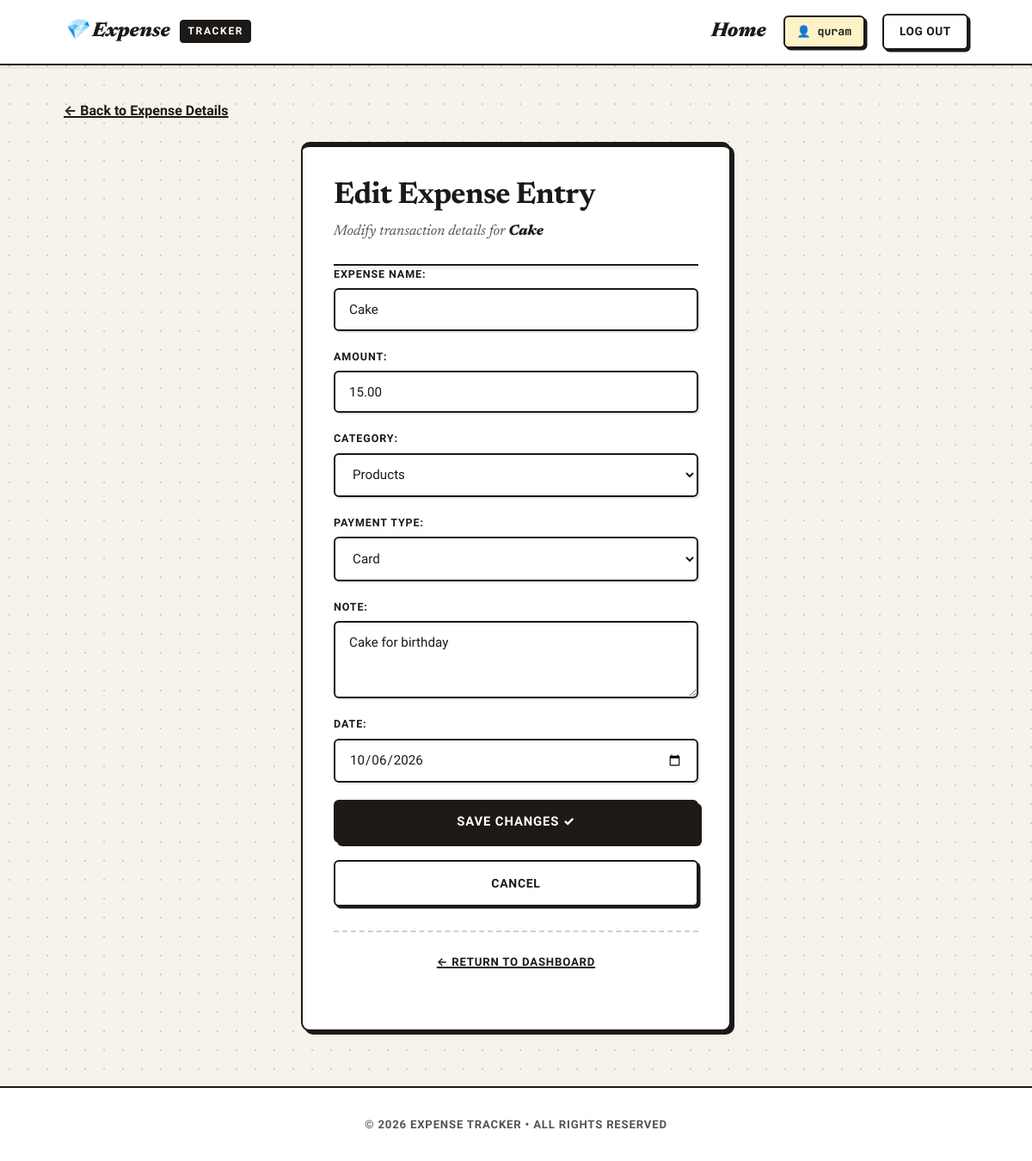
Page /expense/8/update/ (signed in) on the committed database.
### expense/models.py (models this page shows, shortened)
class Expense(models.Model):
    name = models.CharField(max_length=100)
    amount = models.DecimalField(max_digits=10, decimal_places=2)
    category = models.ForeignKey(Category, on_delete=models.CASCADE, related_name='expenses')
    payment_type = models.ForeignKey(PaymentType, on_delete=models.CASCADE, related_name='expenses')
    date = models.DateField()
    note = models.TextField(blank=True)
    created_at = models.DateTimeField(auto_now_add=True)
    updated_at = models.DateTimeField(auto_now=True)
    author = models.ForeignKey(User, on_delete=models.CASCADE, related_name='expenses')
    class Meta:
        verbose_name = 'Expense'
        verbose_name_plural = 'Expenses'
        ordering = ['-created_at']

class Category(models.Model):
    name = models.CharField(max_length=100, unique=True)
    slug = models.SlugField(max_length=100, unique=True)
    class Meta:
        verbose_name = 'Category'
        verbose_name_plural = 'Categories'
        ordering = ['name']
    def __str__(self):
        return self.name

class PaymentType(models.Model):
    name = models.CharField(max_length=100, unique=True)
    slug = models.SlugField(max_length=100, unique=True)
    class Meta:
        verbose_name = 'Payment Type'
        verbose_name_plural = 'Payment Types'
        ordering = ['name']
    def __str__(self):
        return self.name

### expense/views.py (the view)
# urls.py: path('<int:expense_id>/update/', views.update_expense, name='update_expense'),
@login_required
def update_expense(request, expense_id):
    expense = get_object_or_404(Expense, pk=expense_id)
    if expense.author != request.user:
        messages.error(request, 'You are not authorized to edit this expense.')
        return redirect('home')
    if request.method == 'POST':
        form = ExpenseForm(request.POST, instance=expense)
        if form.is_valid():
            form.save()
            messages.success(request, 'Expense updated successfully.')
            return redirect('home')
    else:
        form = ExpenseForm(instance=expense)
    return render(request, 'expense/update_expense.html', {'form': form})

### expense/forms.py (shortened to what this page needs)
class ExpenseForm(forms.ModelForm):
    class Meta:
        model = Expense
        fields = ['name', 'amount', 'category', 'payment_type', 'note', 'date']
        labels = {
            'name': 'Expense Name',
            'amount': 'Amount',
            'category': 'Category',
            'payment_type': 'Payment Type',
            'note': 'Note',
            'date': 'Date',
        }
        widgets = {
            'name': forms.TextInput(attrs={'class': 'form-control', 'placeholder': 'Enter expense name'}),
            'amount': forms.TextInput(attrs={'class': 'form-control', 'placeholder': 'Enter amount','type': 'number','step': '0.01'}),
            'category': forms.Select(attrs={'class': 'form-control'}),
            'payment_type': forms.Select(attrs={'class': 'form-control'}),
            'note': forms.Textarea(attrs={'class': 'form-control', 'placeholder': 'Enter note', 'rows': 3}),
            'date': forms.DateInput(attrs={'class': 'form-control', 'placeholder': 'Enter date','type': 'date'}),
        }

### templates/expense/update_expense.html (shortened to what this page needs)
{% extends 'base.html' %}
{% block content %}
<p><a href="{% url 'expense_detail' form.instance.id %}">← Back to Expense Details</a></p>
<article>
    <header>
        <h1>Edit Expense Entry</h1>
        <p>Modify transaction details for <strong>{{ form.instance.name }}</strong></p>
    </header>
    <form method="POST" action="{% url 'update_expense' form.instance.id %}" id="update-expense-form">
        {{ form.as_p }}
        <button type="submit" id="btn-save-update">Save Changes ✓</button>
        <a href="{% url 'expense_detail' form.instance.id %}" role="button" id="btn-cancel-update">Cancel</a>
    </form>
    <footer>
        <p><a href="{% url 'home' %}">← Return to Dashboard</a></p>
    </footer>
</article>
{% endblock %}

### templates/_page_header.html
<header>
    <nav>
        <a href="{% url 'home' %}" id="nav-brand">
            💎 Expense<strong>Tracker</strong>
        </a>
        <div>
            <a href="{% url 'home' %}" id="nav-home">Home</a>
            {% if request.user.is_authenticated %}
                <span id="nav-user">👤 {{ request.user.username }}</span>
                <a href="{% url 'logout' %}" id="nav-logout">Log Out</a>
            {% else %}
                <a href="{% url 'login' %}" id="nav-login">Log In</a>
                <a href="{% url 'register' %}" id="nav-register">Sign Up</a>
            {% endif %}
        </div>
    </nav>
</header>

### rows in the picture
Expense: instance.name "Cake", name "Cake", amount "15.00", category "Products", payment_type "Card", note "Cake for birthday", date "10/06/2026"

### other values in the picture
{{ request.user.username }} "quram"
